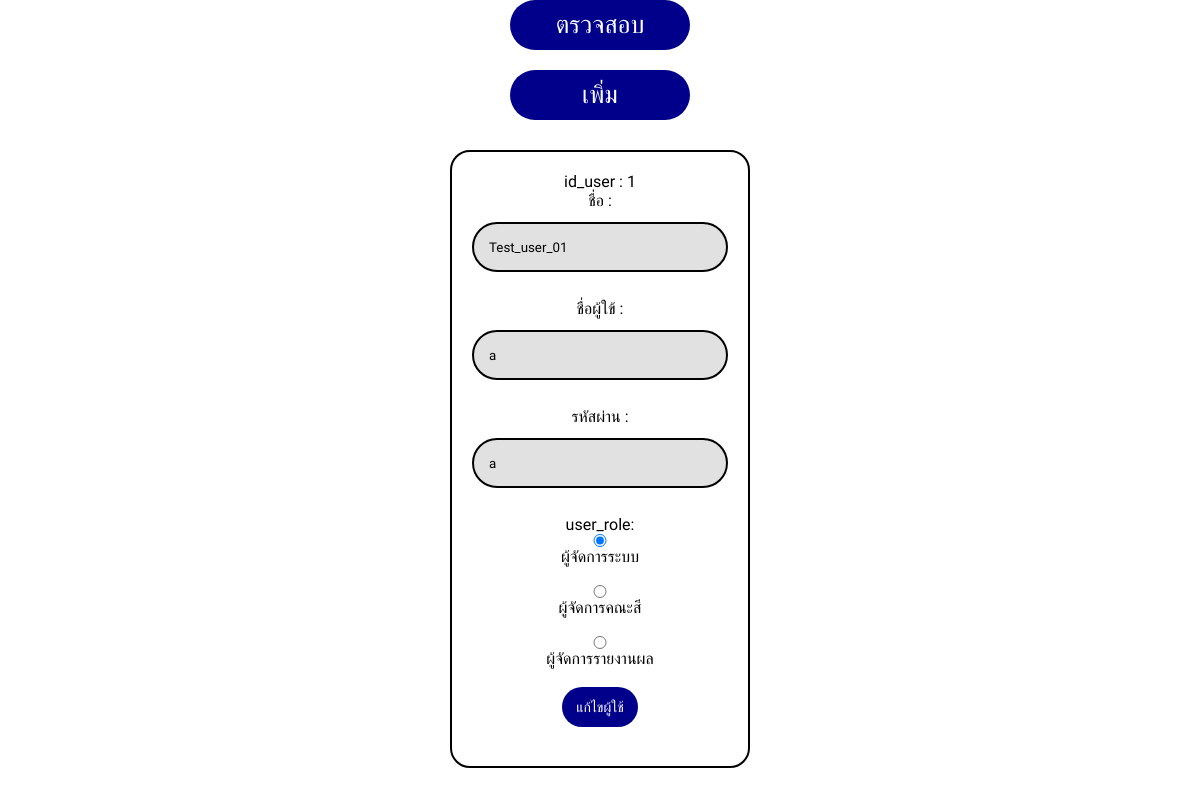
Before: /admin/admin_system.php?page=admin_system&sub_page=edit&user_id=1 with the older database file.
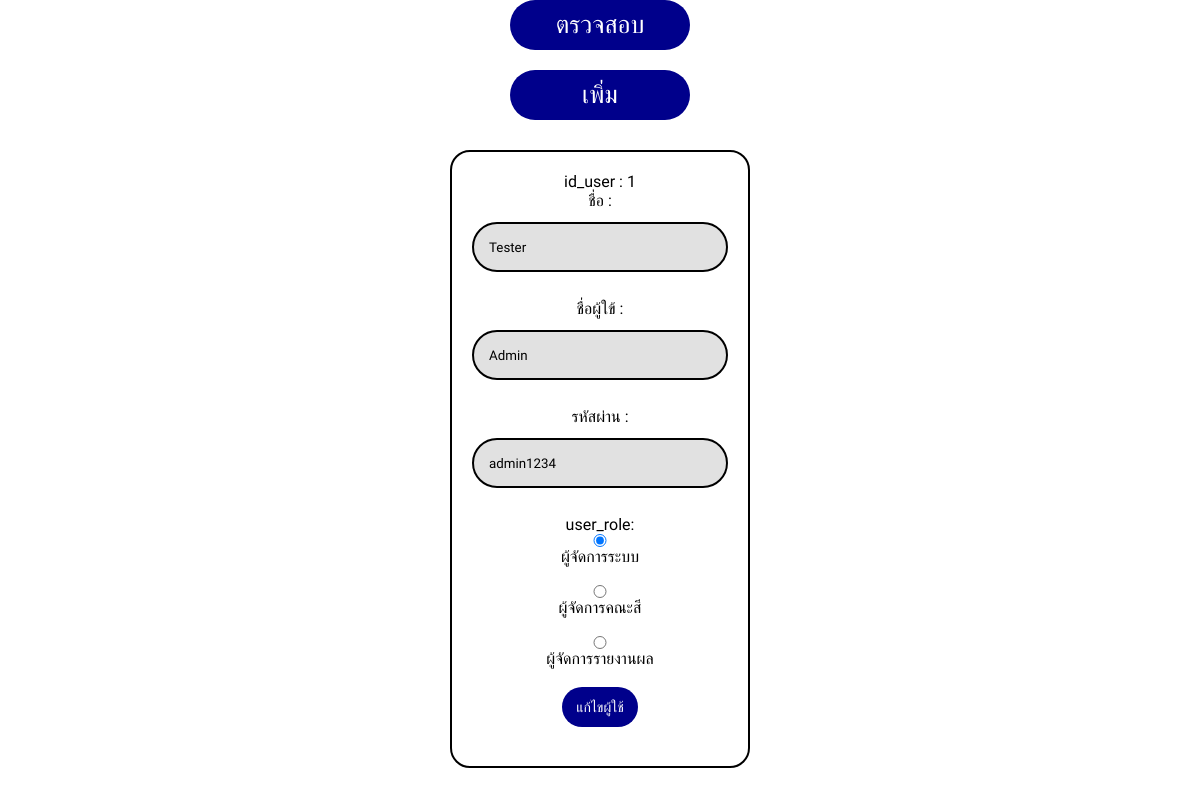
After: the same page with the newer database file.
### tables this page shows
CREATE TABLE `users` (
  `user_id` int(3) NOT NULL,
  `user_name` varchar(64) NOT NULL,
  `user_username` varchar(32) NOT NULL,
  `user_password` varchar(64) NOT NULL,
  `user_role` varchar(16) NOT NULL
);

### admin/edit/edit_admin_sys.php (the view, shortened to what this page needs)
<link rel="stylesheet"  href="element/styles_admin_sport.css">
<body>
    <?php
        $id_edit_users = $_GET['user_id'] ;
        $sql_find_edit_users = "SELECT * FROM `users` WHERE `user_id` = '$id_edit_users'";
        $result_find_edit_users = mysqli_query($conn, $sql_find_edit_users);
        if (mysqli_num_rows($result_find_edit_users) > 0 ) {
        	$row_find_edit_users = mysqli_fetch_assoc($result_find_edit_users);
        	$user_id = $row_find_edit_users['user_id'];
        }else{
        	echo  $_GET['user_id'];
        	echo "not found";
        }
        ?>
    <center>
        <form method="post" action="" class="add_sport_all">
            <p>id_user : <?php echo $user_id; ?></p>
            <label for="user_name">ชื่อ :</label>
            <input type="text" id="user_name" name="user_name" class="box_sport" value="<?php echo $row_find_edit_users['user_name']; ?>" required><br>
            <label for="user_username">ชื่อผู้ใข้ :</label>
            <input type="text" id="user_username" name="user_username" class="box_sport" value="<?php echo $row_find_edit_users['user_username']; ?>" required><br>
            <label for="user_password">รหัสผ่าน :</label>
            <input type="text" id="user_password" name="user_password" class="box_sport" value="<?php echo $row_find_edit_users['user_password']; ?>" required><br>
            <p>user_role:</p>
            <input type="radio" id="admin_system" name="user_role" value="admin_system" <?php if ($row_find_edit_users['user_role'] == "admin_system") {echo "checked";} ?> required>
            <label for="admin_system">ผู้จัดการระบบ</label><br>
            <input type="radio" id="admin_sport" name="user_role" value="admin_sport" <?php if ($row_find_edit_users['user_role'] == "admin_sport") {echo "checked";} ?> required>
            <label for="admin_sport">ผู้จัดการคณะสี</label><br>
            <input type="radio" id="admin_report" name="user_role" value="admin_report" <?php if ($row_find_edit_users['user_role'] == "admin_report") {echo "checked";} ?> required>
            <label for="admin_report">ผู้จัดการรายงานผล</label><br>
            <center>
                <input type="submit" name="edit_admin" class="btn" value="แก้ไขผู้ใช้" style="font-size: 14px;"><br>
            </center>
        </form>
    </center>
</body>

Changed rows visible on the page:
changed users "☑ ผู้จัดการระบบ": user_name "Test_user_01" → "Tester"; user_username "a" → "Admin"; user_password "a" → "admin1234"
